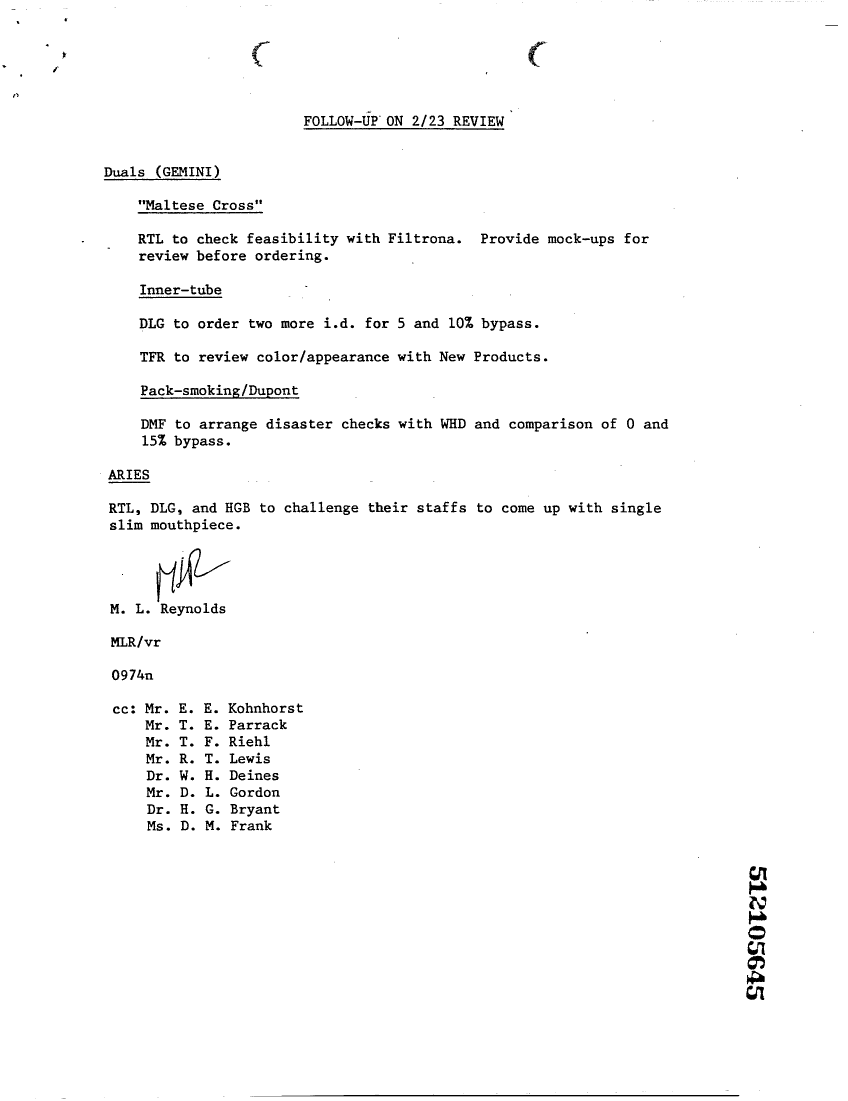
#> input picture example.tif, 2544 x 3302 px (shown at 1/3 size)
$ python edges_detection.py   (older library calls are emulated)
#> lines starting #> are read from the running program, lines starting #| are printed output that depends on the picture; after the words box and inside, x2 and y2 are one past the last pixel; in counts of white or black regions, pixels touching at a corner belong together
### signature_detection/point.py
from dataclasses import dataclass


@dataclass
class Point:
    x: int
    y: int

    def __lt__(self, other):
        if self.x != other.x:
            return self.x < other.x
        return self.y < other.y

### scripts/edges_detection.py
from typing import List

import numpy as np
import cv2

from signature_detection.point import Point

eps = 10000


def count_salience(component: List[Point], img):
    ddepth = cv2.CV_16S
    grad_x = cv2.Sobel(img, ddepth, 1, 0, ksize=7, scale=1, delta=0, borderType=cv2.BORDER_DEFAULT)
    grad_y = cv2.Sobel(img, ddepth, 0, 1, ksize=7, scale=1, delta=0, borderType=cv2.BORDER_DEFAULT)
    result = 0.0
    for i in range(len(component)):
        x1, y1 = component[i].x, component[i].y
        p1, q1 = grad_x[x1, y1], grad_y[x1, y1]
        for j in range(i):
            x2, y2 = component[j].x, component[j].y
            p2, q2 = grad_x[x2, y2], grad_y[x2, y2]
            den = (p1 * q2 - p2 * q1) ** 2
            if abs(den) < eps:
                continue
            result += 4 * (p1 * (x2 - x1) + q1 * (y2 - y1)) * (p2 * (x1 - x2) + q2 * (y1 - y2)) / den
    return result


def get_bounding_box(component: List[Point]):
    left = float('inf')
    right = -float('inf')
    top = -float('inf')
    bottom = float('inf')
    for point in component:
        left = min(left, point.x)
        right = max(right, point.x)
        top = max(top, point.y)
        bottom = min(bottom, point.y)
    return left, right, top, bottom


def get_avg_dist(component):
    if not component:
        return 0
    left, right, top, bottom = get_bounding_box(component)
    total_dist = 0
    for point in component:
        dist = abs(point.x - left)
        dist = min(dist, abs(point.x - right))
        dist = min(dist, abs(point.y - top))
        dist = min(dist, abs(point.y - bottom))
        total_dist += dist
    return total_dist / len(component)


def main():
    # [5 lines of commented-out code are left out]
    img = cv2.imread('../example.tif', 0)
#> img: shape (3302, 2544); 98.1% white; 699 black regions (148 under 20 px), largest, box (x1, y1, x2, y2) and area: (761, 3284, 2218, 3289) 5298, (421, 1164, 898, 1197) 2440, (910, 384, 1513, 390) 2361
    print(img.shape)
#| (3302, 2544)
    scale = 0.3
    img = cv2.resize(img, (0, 0), fx=scale, fy=scale, interpolation=cv2.INTER_LANCZOS4)
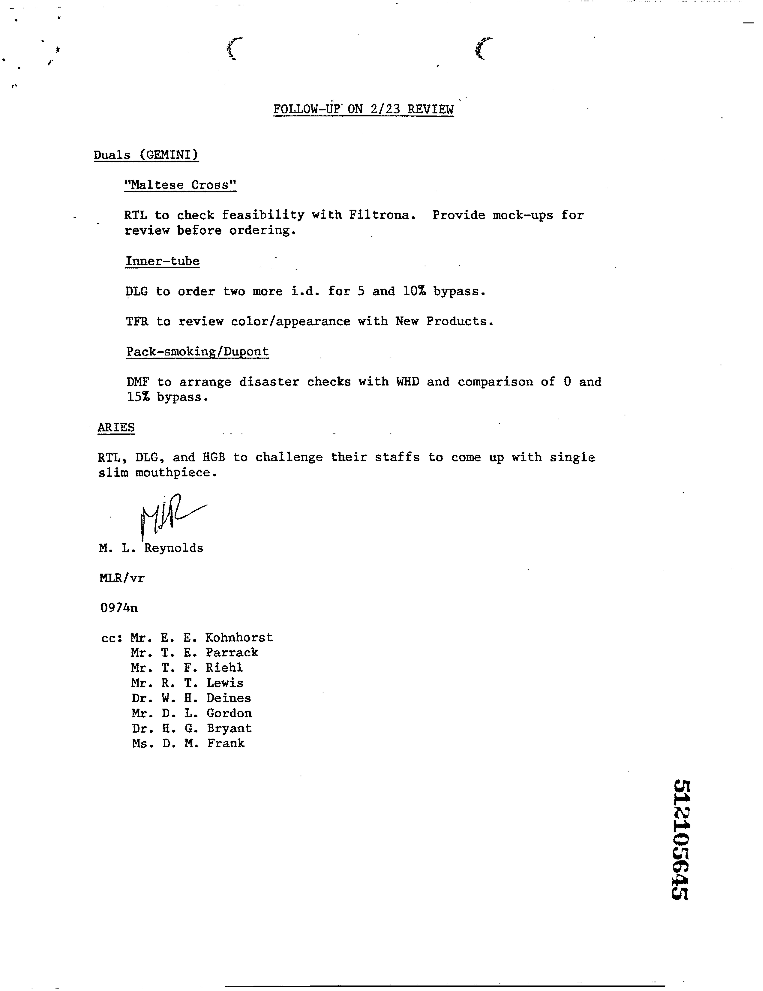
#> img: shape (991, 763); min 0, max 255, mean 250.1

    blur_size = 9
    blur = cv2.GaussianBlur(img, (blur_size, blur_size), 0)
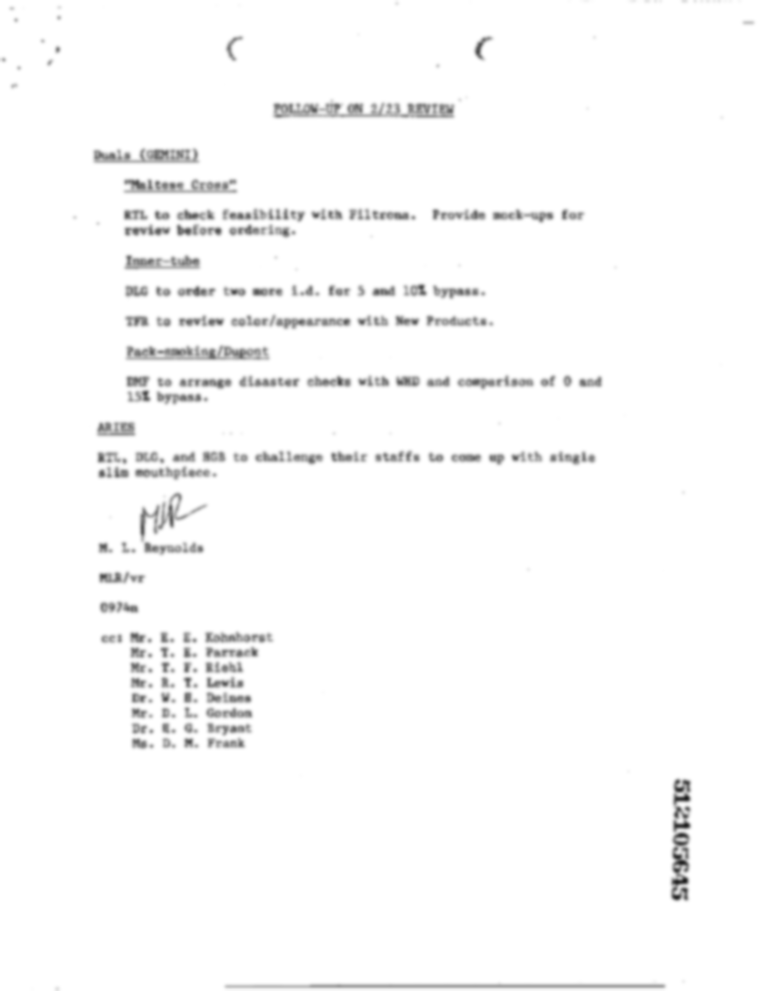
#> blur: shape (991, 763); min 32, max 255, mean 250.1
    cv2.imshow('blur', blur)

    edges = cv2.Canny(blur, 100, 200, L2gradient=True)
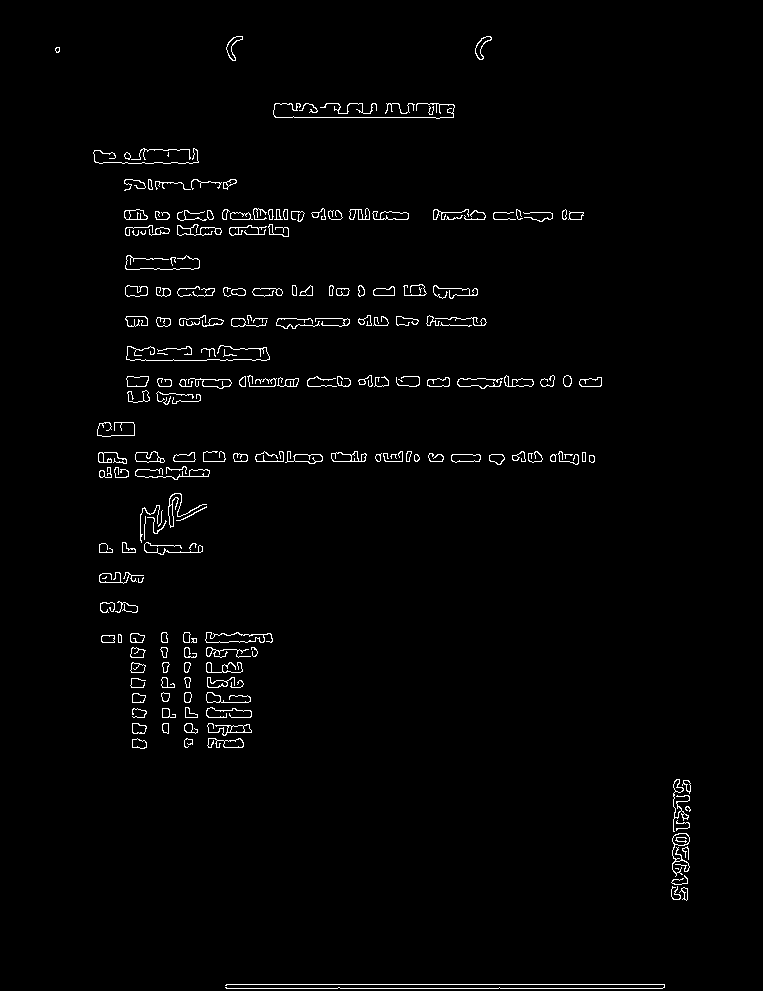
#> edges: shape (991, 763); 1.7% white in thin lines or dots, all inside (x1, y1, x2, y2) = (55, 36, 691, 989)

    components_number, labels = cv2.connectedComponents(edges)
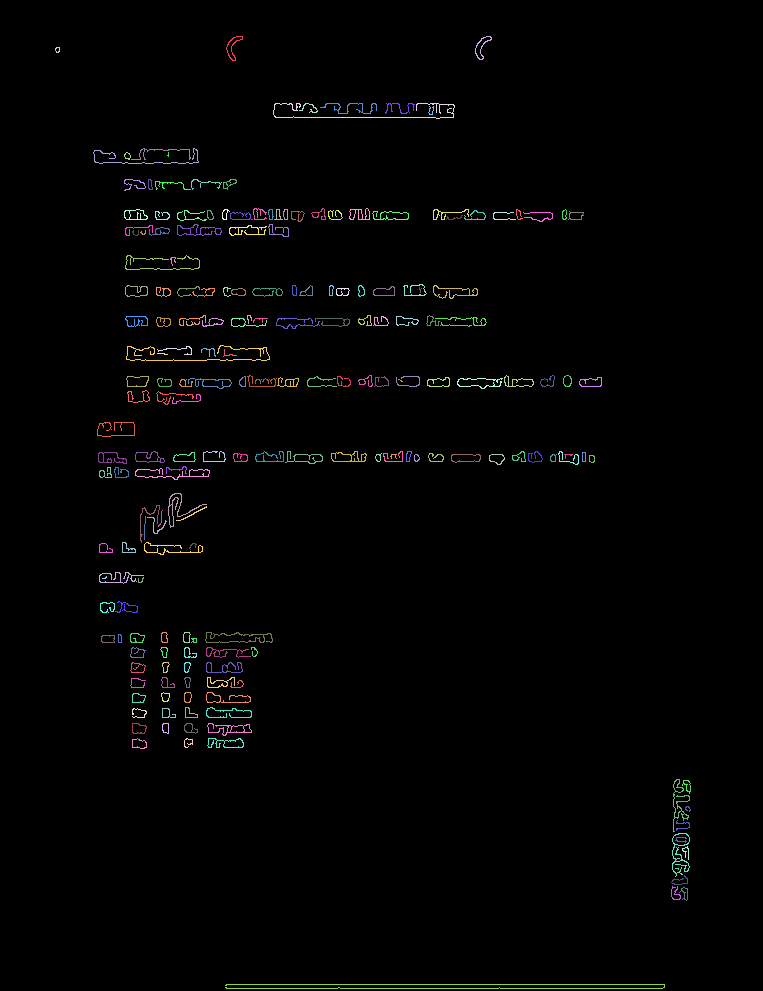
#> labels: shape (991, 763) int32; 202 distinct labels, from 0 to 201; one colour per label, 0 black
#> components_number = 202

    components = [[] for _ in range(components_number)]
    for i, row in enumerate(labels):
        for j, e in enumerate(row):
            if e != 0:
                components[e].append(Point(i, j))

    print(len(components))
#| 202
    print(components)
#> (printed output is left out)
    avg_dists = []
    for component in components:
        avg_dists.append(get_avg_dist(component))
    max_value = max(avg_dists)
#> max_value = 5.38
    avg_dist_img = np.zeros(blur.shape)
    for salience, component in sorted(zip(avg_dists, components), reverse=True)[:5]:
        for point in component:
            avg_dist_img[point.x, point.y] = 255 * salience / max_value
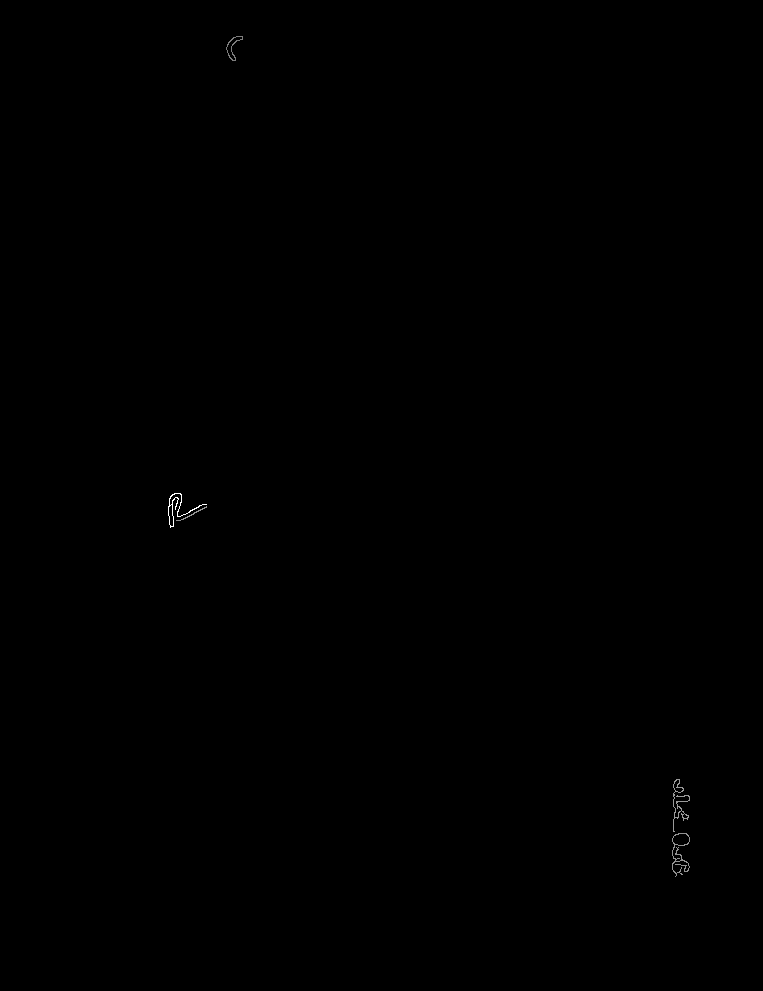
#> avg_dist_img: shape (991, 763) float64; min 0, max 255, mean 0.1
    cv2.imshow('avg_dists', avg_dist_img)
    # [13 lines of commented-out code are left out]

    cv2.imshow('edges', edges)

    cv2.waitKey(0)
    cv2.destroyAllWindows()


if __name__ == '__main__':
    main()

$ run again, with cropped.png saved as example.tif
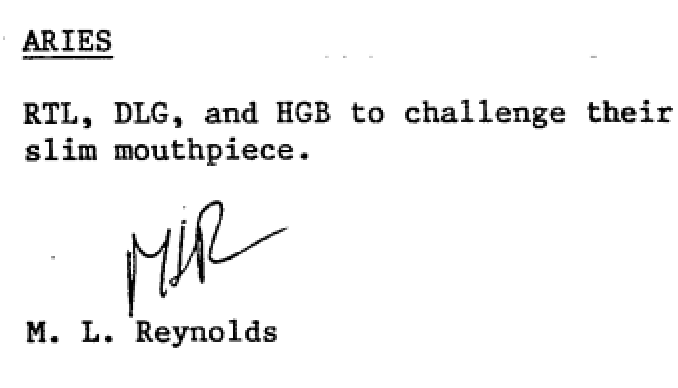
#> input picture cropped.png, 678 x 388 px
#> in main, img is the input picture: shape (388, 678); min 0, max 255, mean 244.5
#| (388, 678)
#> img: shape (116, 203)
#> edges: shape (116, 203); 3.9% white in thin lines or dots, all inside (x1, y1, x2, y2) = (6, 8, 203, 105)
#> in main, `components_number, labels = cv2.connectedComponents(edges)`:
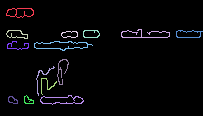
#> labels: shape (116, 203) int32; 15 distinct labels, from 0 to 14; one colour per label, 0 black
#> components_number = 15
#> the loop in main, `for i, row in enumerate(labels):` made 116 passes
#| 15
#> (printed output is left out)
#> in main, `cv2.imshow('avg_dists', avg_dist_img)`:
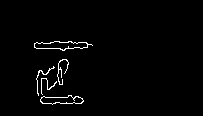
#> window 'avg_dists': shape (116, 203); 1.7% white in thin lines or dots, all inside (x1, y1, x2, y2) = (34, 41, 93, 105)

$ run again, with data/small/00046211.tif copied over example.tif
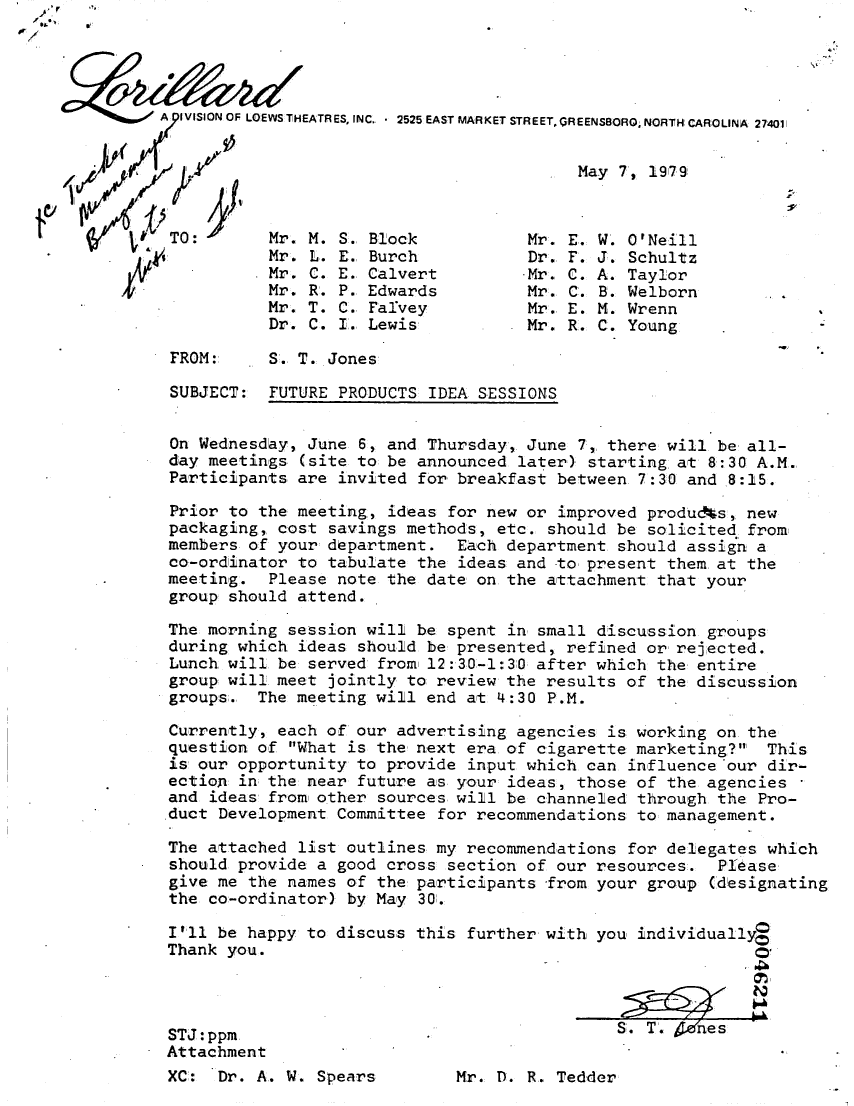
#> input picture data/small/00046211.tif, 2560 x 3318 px (shown at 1/3 size)
#| (3318, 2560)
#> edges: shape (995, 768); 6.3% white in thin lines or dots
#> in main, `components_number, labels = cv2.connectedComponents(edges)`:
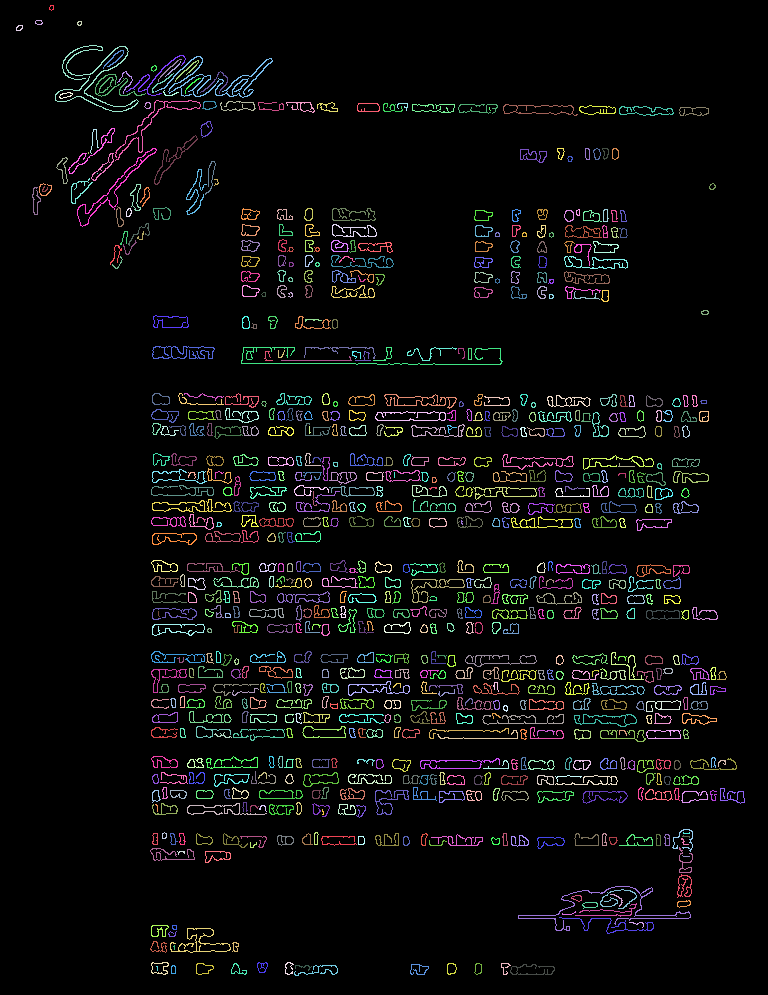
#> labels: shape (995, 768) int32; 790 distinct labels, from 0 to 789; one colour per label, 0 black
#> components_number = 790
#| 790
#> (printed output is left out)
#> after the loop in main, `for salience, component in sorted(zip(avg_dists, components), reverse=..`:
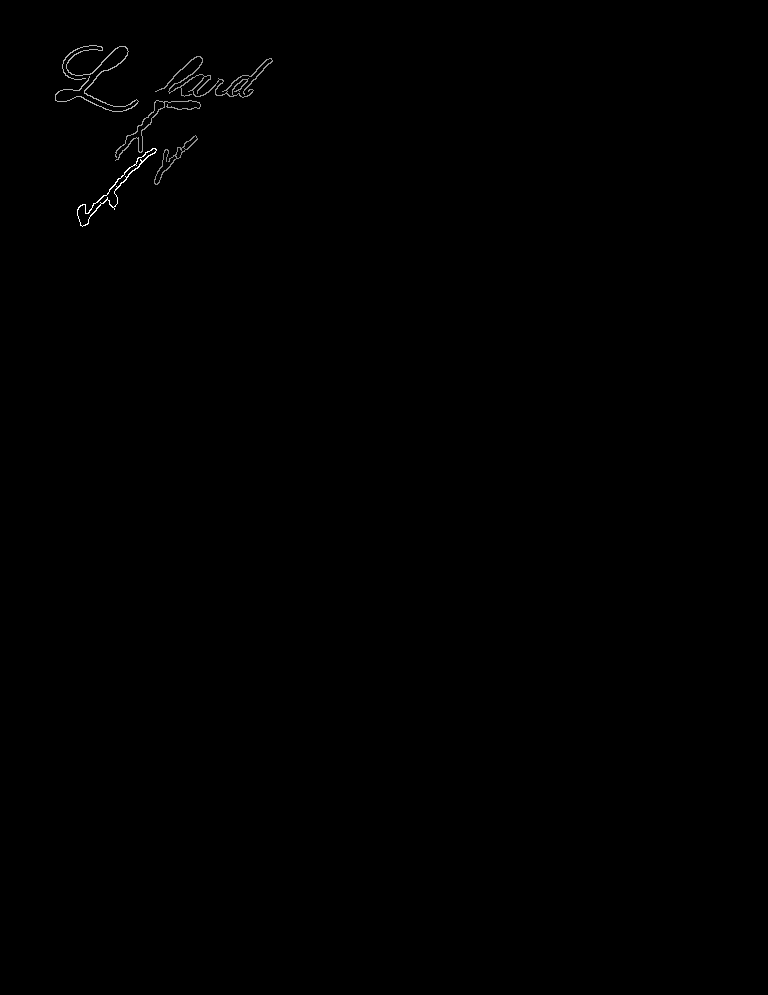
#> avg_dist_img: shape (995, 768) float64; min 0, max 255, mean 0.5
